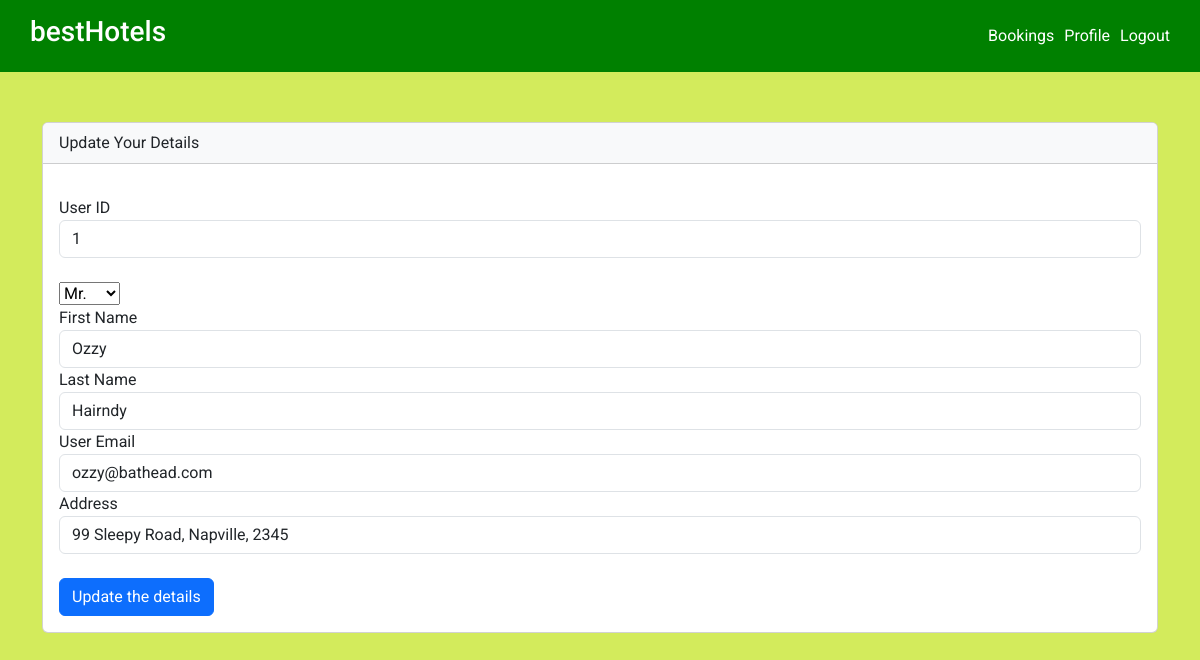
The app's page /profile.php (signed in) with its own data.
### tables this page shows
CREATE TABLE `users` (
  `user_id` int(11) NOT NULL AUTO_INCREMENT,
  `user_title` varchar(10) NOT NULL,
  `user_firstname` varchar(50) NOT NULL,
  `user_lastname` varchar(50) NOT NULL,
  `user_email` varchar(50) NOT NULL,
  `user_phone` varchar(20) NOT NULL,
  `user_address` varchar(255) NOT NULL,
  `user_password` varchar(100) NOT NULL,
  PRIMARY KEY (`user_id`),
  UNIQUE KEY `user_id` (`user_id`),
  UNIQUE KEY `user_email` (`user_email`)
);

### lib/get-user-details.php (called while the page is built, shortened)
<?php
    if(isset($_SESSION['userId'])) {
        require_once('./config/db.php');
        if($_SESSION['userType']=="user") {
            $userType="user";
            $stmt = $pdo->prepare('SELECT * FROM users WHERE user_id=?');
            $stmt -> execute([$_SESSION['userId']]);
            $user = new HotelClasses\User();
         } else {
         }
    }
?>

### lib/autoloader.php (called while the page is built, shortened)
<?php
    spl_autoload_register( function($class) {
        $classSplit=explode('\\', $class);
        $path = './classes/';
    });
?>

### classes/HotelClasses/User.php (called while the page is built, shortened)
<?php
    class User {
        private $id;
        private $title;
        private $firstName;
        private $lastName;
        private $email;
        private $address;
        function getId() {
            return $this->id;
        }
        function getTitle() {
            return $this->title;
        }
        function getFirstName() {
            return $this->firstName;
        }
        function getLastName() {
            return $this->lastName;
        }
        function getEmail() {
            return $this->email;
        }
        function getAddress() {
            return $this->address;
        }
        function setId($id) {
            $this->id = $id;
        }
        function setTitle($title) {
            $this->title = $title;
        }
        function setFirstName($firstName) {
            $this->firstName = $firstName;
        }
        function setLastName($lastName) {
            $this->lastName = $lastName;
        }
        function setEmail($email) {
            $this->email = $email;
        }
        function setAddress($address) {
            $this->address = $address;
        }
    }

### profile.php (the view, shortened to what this page needs)
<?php
    require_once('./lib/autoloader.php');
    require('./lib/get-user-details.php');
?>
<div class="container">
    <div class="card">
        <div class="card-header bg-light mb-3">Update Your Details</div>
        <div class="card-body">
            <form action="profile.php" method="POST">
                <div class="form-group">
                    <label for="userID"><?php if ($userType == "user") echo "User ID"; elseif ($userType == "cms") echo "CMS ID"; ?></label>
                    <input required type="text" name="userID" class="form-control" value="<?php if ($userType == "user") echo $user->getID(); elseif ($userType == "cms") echo $staff->getID(); ?>" readonly/>
                </div>
                <br />
                <?php if ($userType=="user") { ?>
                    <div class="form-group">
                        <select name="userTitle">
                            <?php
                                $titles=array("Mr.", "Mrs.", "Miss", "Miss.", "Ms.", "Dr.", "Prof.");
                                foreach ($titles as $title) {
                                    echo '<option value="' . $title . '"';
                                    if ($user->getTitle() == $title) echo ' selected="selected"';
                                    echo '">' . $title . '</option>';
                                }
                            ?>
                        </select>
                    </div>
                <?php } ?>
                <div class="form-group">
                    <label for="userFirstName">First Name</label>
                    <input required type="text" name="userFirstName" class="form-control" value="<?php if ($userType == "user") echo $user->getFirstName(); elseif ($userType == "cms") echo $staff->getFirstName(); ?>" />
                </div>
                <div class="form-group">
                    <label for="userLastName">Last Name</label>
                    <input required type="text" name="userLastName" class="form-control" value="<?php if ($userType == "user") echo $user->getLastName(); elseif ($userType == "cms") echo $staff->getLastName(); ?>" />
                </div>
                <div class="form-group">
                    <label for="userEmail">User Email</label>
                    <input required type="email" name="userEmail" class="form-control" value="<?php if ($userType == "user") echo $user->getEmail(); elseif ($userType == "cms") echo $staff->getEmail(); ?>" />
                </div>
                <?php if ($userType=="user") { ?>
                <div class="form-group">
                    <label for="userAddress">Address</label>
                    <input required type="text" name="userAddress" class="form-control" value="<?php echo $user->getAddress(); ?>" />
                </div> <?php } ?>
                <br />
                <div class="form-group">
                    <button name="update" type="submit" class="btn btn-primary">Update the details</button>
                </div>
            </form>
        </div>
    </div>
</div>

### css/styles.css (style rules this page uses)
* { margin: 0; padding: 0; box-sizing: border-box; font-family: 'Roboto', sans-serif; }
body { background-color: rgb(211, 235, 92); }
nav { background-color: green; padding: 15px 25px; display: flex; justify-content: space-between; align-items: center; color: #fff; }
nav ul { display: flex; justify-content: space-around; align-items: center; margin-bottom: 0; }
ul li { list-style: none; }
nav a { text-decoration: none; color: #fff; margin-right: 5px; margin-left: 5px; }
.container { padding-bottom: 50px; }
.card { margin-top: 50px; }

### records on screen
users: userID "1", userTitle "Mr.", userFirstName "Ozzy", userLastName "Hairndy", userEmail "ozzy@bathead.com", userAddress "99 Sleepy Road, Napville, 2345"
